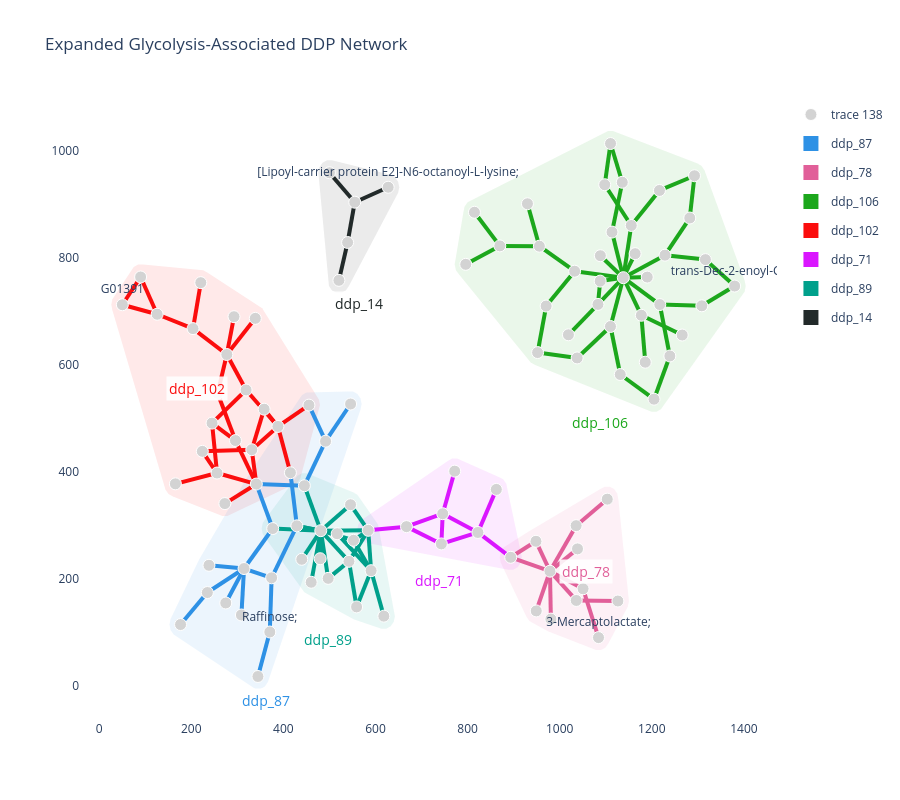

Source (notebook cell):
### Code cell
# Color edges by DDP membership.
ddp_edge_labels = rxn_to_ddp.reindex(expanded_rxns)

with ddp_pathway_palette(ddp_edge_labels):
    fig = mern_support.custom_pathway_plot(
        rxns=expanded_rxns,
        dataset=dataset,
        rna=rna,
        user_labels=ddp_edge_labels,
        edge_width=4,
        ddp_labels=rxn_to_ddp,
        ddp_color_map=ddp_color_map_for(ddp_edge_labels),
        ddp_style="soft_contours",
        show_node_labels=True,
        node_label_fraction=0.05,
    )

fig.update_layout(
    title="Expanded Glycolysis-Associated DDP Network"
)

fig.write_image("glycolysis_ddp_expanded_plot.png", width=1200, height=800, scale=2)
fig.show()
